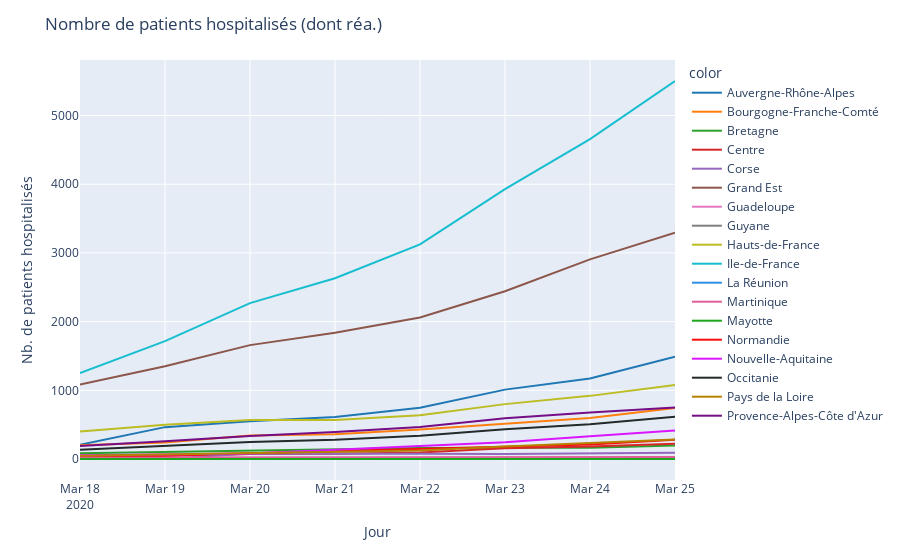

Write notebook code for a chart like this one.
### Code cell
fig = px.line(x=df_region['jour'], y=df_region['rea']+df_region['hosp'], color=df_region["regionName"], color_discrete_sequence=colors)
fig.update_layout(
    title_text='Nombre de patients hospitalisés (dont réa.)'
)
fig.update_xaxes(title="Jour")
fig.update_yaxes(title="Nb. de patients hospitalisés")
fig.show()

### Figure 1 — Plotly figure (JSON) as saved in the notebook; plotly's stock layout.template omitted (floating-point values rounded to 4 significant figures)
{"data": [{"hoverlabel": {"namelength": 0}, "hovertemplate": "color=Auvergne-Rhône-Alpes<br>x=%{x}<br>y=%{y}", "legendgroup": "Auvergne-Rhône-Alpes", "line": {"color": "#1F77B4", "dash": "solid"}, "mode": "lines", "name": "Auvergne-Rhône-Alpes", "showlegend": true, "type": "scatter", "x": ["2020-03-18", "2020-03-19", "2020-03-20", "2020-03-21", "2020-03-22", "2020-03-23", "2020-03-24", "2020-03-25"], "xaxis": "x", "y": [207, 464, 550, 613, 747, 1010, 1171, 1488], "yaxis": "y"}, {"hoverlabel": {"namelength": 0}, "hovertemplate": "color=Bourgogne-Franche-Comté<br>x=%{x}<br>y=%{y}", "legendgroup": "Bourgogne-Franche-Comté", "line": {"color": "#FF7F0E", "dash": "solid"}, "mode": "lines", "name": "Bourgogne-Franche-Comté", "showlegend": true, "type": "scatter", "x": ["2020-03-18", "2020-03-19", "2020-03-20", "2020-03-21", "2020-03-22", "2020-03-23", "2020-03-24", "2020-03-25"], "xaxis": "x", "y": [201, 241, 341, 362, 428, 510, 598, 741], "yaxis": "y"}, {"hoverlabel": {"namelength": 0}, "hovertemplate": "color=Bretagne<br>x=%{x}<br>y=%{y}", "legendgroup": "Bretagne", "line": {"color": "#2CA02C", "dash": "solid"}, "mode": "lines", "name": "Bretagne", "showlegend": true, "type": "scatter", "x": ["2020-03-18", "2020-03-19", "2020-03-20", "2020-03-21", "2020-03-22", "2020-03-23", "2020-03-24", "2020-03-25"], "xaxis": "x", "y": [83, 103, 119, 133, 161, 162, 163, 196], "yaxis": "y"}, {"hoverlabel": {"namelength": 0}, "hovertemplate": "color=Centre<br>x=%{x}<br>y=%{y}", "legendgroup": "Centre", "line": {"color": "#D62728", "dash": "solid"}, "mode": "lines", "name": "Centre", "showlegend": true, "type": "scatter", "x": ["2020-03-18", "2020-03-19", "2020-03-20", "2020-03-21", "2020-03-22", "2020-03-23", "2020-03-24", "2020-03-25"], "xaxis": "x", "y": [19, 41, 71, 78, 95, 155, 181, 223], "yaxis": "y"}, {"hoverlabel": {"namelength": 0}, "hovertemplate": "color=Corse<br>x=%{x}<br>y=%{y}", "legendgroup": "Corse", "line": {"color": "#9467BD", "dash": "solid"}, "mode": "lines", "name": "Corse", "showlegend": true, "type": "scatter", "x": ["2020-03-18", "2020-03-19", "2020-03-20", "2020-03-21", "2020-03-22", "2020-03-23", "2020-03-24", "2020-03-25"], "xaxis": "x", "y": [0, 1, 80, 82, 77, 74, 79, 90], "yaxis": "y"}, {"hoverlabel": {"namelength": 0}, "hovertemplate": "color=Grand Est<br>x=%{x}<br>y=%{y}", "legendgroup": "Grand Est", "line": {"color": "#8C564B", "dash": "solid"}, "mode": "lines", "name": "Grand Est", "showlegend": true, "type": "scatter", "x": ["2020-03-18", "2020-03-19", "2020-03-20", "2020-03-21", "2020-03-22", "2020-03-23", "2020-03-24", "2020-03-25"], "xaxis": "x", "y": [1083, 1350, 1658, 1837, 2060, 2443, 2906, 3295], "yaxis": "y"}, {"hoverlabel": {"namelength": 0}, "hovertemplate": "color=Guadeloupe<br>x=%{x}<br>y=%{y}", "legendgroup": "Guadeloupe", "line": {"color": "#E377C2", "dash": "solid"}, "mode": "lines", "name": "Guadeloupe", "showlegend": true, "type": "scatter", "x": ["2020-03-18", "2020-03-19", "2020-03-20", "2020-03-21", "2020-03-22", "2020-03-23", "2020-03-24", "2020-03-25"], "xaxis": "x", "y": [0, 0, 0, 0, 12, 12, 12, 12], "yaxis": "y"}, {"hoverlabel": {"namelength": 0}, "hovertemplate": "color=Guyane<br>x=%{x}<br>y=%{y}", "legendgroup": "Guyane", "line": {"color": "#7F7F7F", "dash": "solid"}, "mode": "lines", "name": "Guyane", "showlegend": true, "type": "scatter", "x": ["2020-03-18", "2020-03-19", "2020-03-20", "2020-03-21", "2020-03-22", "2020-03-23", "2020-03-24", "2020-03-25"], "xaxis": "x", "y": [0, 0, 0, 0, 0, 0, 0, 0], "yaxis": "y"}, {"hoverlabel": {"namelength": 0}, "hovertemplate": "color=Hauts-de-France<br>x=%{x}<br>y=%{y}", "legendgroup": "Hauts-de-France", "line": {"color": "#BCBD22", "dash": "solid"}, "mode": "lines", "name": "Hauts-de-France", "showlegend": true, "type": "scatter", "x": ["2020-03-18", "2020-03-19", "2020-03-20", "2020-03-21", "2020-03-22", "2020-03-23", "2020-03-24", "2020-03-25"], "xaxis": "x", "y": [400, 499, 568, 568, 636, 799, 919, 1076], "yaxis": "y"}, {"hoverlabel": {"namelength": 0}, "hovertemplate": "color=Ile-de-France<br>x=%{x}<br>y=%{y}", "legendgroup": "Ile-de-France", "line": {"color": "#17BECF", "dash": "solid"}, "mode": "lines", "name": "Ile-de-France", "showlegend": true, "type": "scatter", "x": ["2020-03-18", "2020-03-19", "2020-03-20", "2020-03-21", "2020-03-22", "2020-03-23", "2020-03-24", "2020-03-25"], "xaxis": "x", "y": [1251, 1716, 2269, 2632, 3125, 3929, 4656, 5503], "yaxis": "y"}, {"hoverlabel": {"namelength": 0}, "hovertemplate": "color=La Réunion<br>x=%{x}<br>y=%{y}", "legendgroup": "La Réunion", "line": {"color": "#2E91E5", "dash": "solid"}, "mode": "lines", "name": "La Réunion", "showlegend": true, "type": "scatter", "x": ["2020-03-18", "2020-03-19", "2020-03-20", "2020-03-21", "2020-03-22", "2020-03-23", "2020-03-24", "2020-03-25"], "xaxis": "x", "y": [4, 4, 4, 4, 4, 4, 6, 6], "yaxis": "y"}, {"hoverlabel": {"namelength": 0}, "hovertemplate": "color=Martinique<br>x=%{x}<br>y=%{y}", "legendgroup": "Martinique", "line": {"color": "#E15F99", "dash": "solid"}, "mode": "lines", "name": "Martinique", "showlegend": true, "type": "scatter", "x": ["2020-03-18", "2020-03-19", "2020-03-20", "2020-03-21", "2020-03-22", "2020-03-23", "2020-03-24", "2020-03-25"], "xaxis": "x", "y": [21, 22, 24, 24, 24, 24, 18, 29], "yaxis": "y"}, {"hoverlabel": {"namelength": 0}, "hovertemplate": "color=Mayotte<br>x=%{x}<br>y=%{y}", "legendgroup": "Mayotte", "line": {"color": "#1CA71C", "dash": "solid"}, "mode": "lines", "name": "Mayotte", "showlegend": true, "type": "scatter", "x": ["2020-03-18", "2020-03-19", "2020-03-20", "2020-03-21", "2020-03-22", "2020-03-23", "2020-03-24", "2020-03-25"], "xaxis": "x", "y": [0, 0, 0, 0, 0, 0, 0, 0], "yaxis": "y"}, {"hoverlabel": {"namelength": 0}, "hovertemplate": "color=Normandie<br>x=%{x}<br>y=%{y}", "legendgroup": "Normandie", "line": {"color": "#FB0D0D", "dash": "solid"}, "mode": "lines", "name": "Normandie", "showlegend": true, "type": "scatter", "x": ["2020-03-18", "2020-03-19", "2020-03-20", "2020-03-21", "2020-03-22", "2020-03-23", "2020-03-24", "2020-03-25"], "xaxis": "x", "y": [49, 52, 84, 113, 143, 181, 210, 281], "yaxis": "y"}, {"hoverlabel": {"namelength": 0}, "hovertemplate": "color=Nouvelle-Aquitaine<br>x=%{x}<br>y=%{y}", "legendgroup": "Nouvelle-Aquitaine", "line": {"color": "#DA16FF", "dash": "solid"}, "mode": "lines", "name": "Nouvelle-Aquitaine", "showlegend": true, "type": "scatter", "x": ["2020-03-18", "2020-03-19", "2020-03-20", "2020-03-21", "2020-03-22", "2020-03-23", "2020-03-24", "2020-03-25"], "xaxis": "x", "y": [53, 63, 80, 135, 186, 243, 332, 415], "yaxis": "y"}, {"hoverlabel": {"namelength": 0}, "hovertemplate": "color=Occitanie<br>x=%{x}<br>y=%{y}", "legendgroup": "Occitanie", "line": {"color": "#222A2A", "dash": "solid"}, "mode": "lines", "name": "Occitanie", "showlegend": true, "type": "scatter", "x": ["2020-03-18", "2020-03-19", "2020-03-20", "2020-03-21", "2020-03-22", "2020-03-23", "2020-03-24", "2020-03-25"], "xaxis": "x", "y": [134, 193, 249, 279, 340, 432, 507, 616], "yaxis": "y"}, {"hoverlabel": {"namelength": 0}, "hovertemplate": "color=Pays de la Loire<br>x=%{x}<br>y=%{y}", "legendgroup": "Pays de la Loire", "line": {"color": "#B68100", "dash": "solid"}, "mode": "lines", "name": "Pays de la Loire", "showlegend": true, "type": "scatter", "x": ["2020-03-18", "2020-03-19", "2020-03-20", "2020-03-21", "2020-03-22", "2020-03-23", "2020-03-24", "2020-03-25"], "xaxis": "x", "y": [48, 69, 90, 101, 124, 182, 230, 285], "yaxis": "y"}, {"hoverlabel": {"namelength": 0}, "hovertemplate": "color=Provence-Alpes-Côte d'Azur<br>x=%{x}<br>y=%{y}", "legendgroup": "Provence-Alpes-Côte d'Azur", "line": {"color": "#750D86", "dash": "solid"}, "mode": "lines", "name": "Provence-Alpes-Côte d'Azur", "showlegend": true, "type": "scatter", "x": ["2020-03-18", "2020-03-19", "2020-03-20", "2020-03-21", "2020-03-22", "2020-03-23", "2020-03-24", "2020-03-25"], "xaxis": "x", "y": [190, 257, 336, 392, 466, 593, 678, 751], "yaxis": "y"}], "layout": {"legend": {"title": {"text": "color"}, "tracegroupgap": 0}, "margin": {"t": 60}, "title": {"text": "Nombre de patients hospitalisés (dont réa.)"}, "xaxis": {"anchor": "y", "domain": [0, 1], "title": {"text": "Jour"}}, "yaxis": {"anchor": "x", "domain": [0, 1], "title": {"text": "Nb. de patients hospitalisés"}}}}
